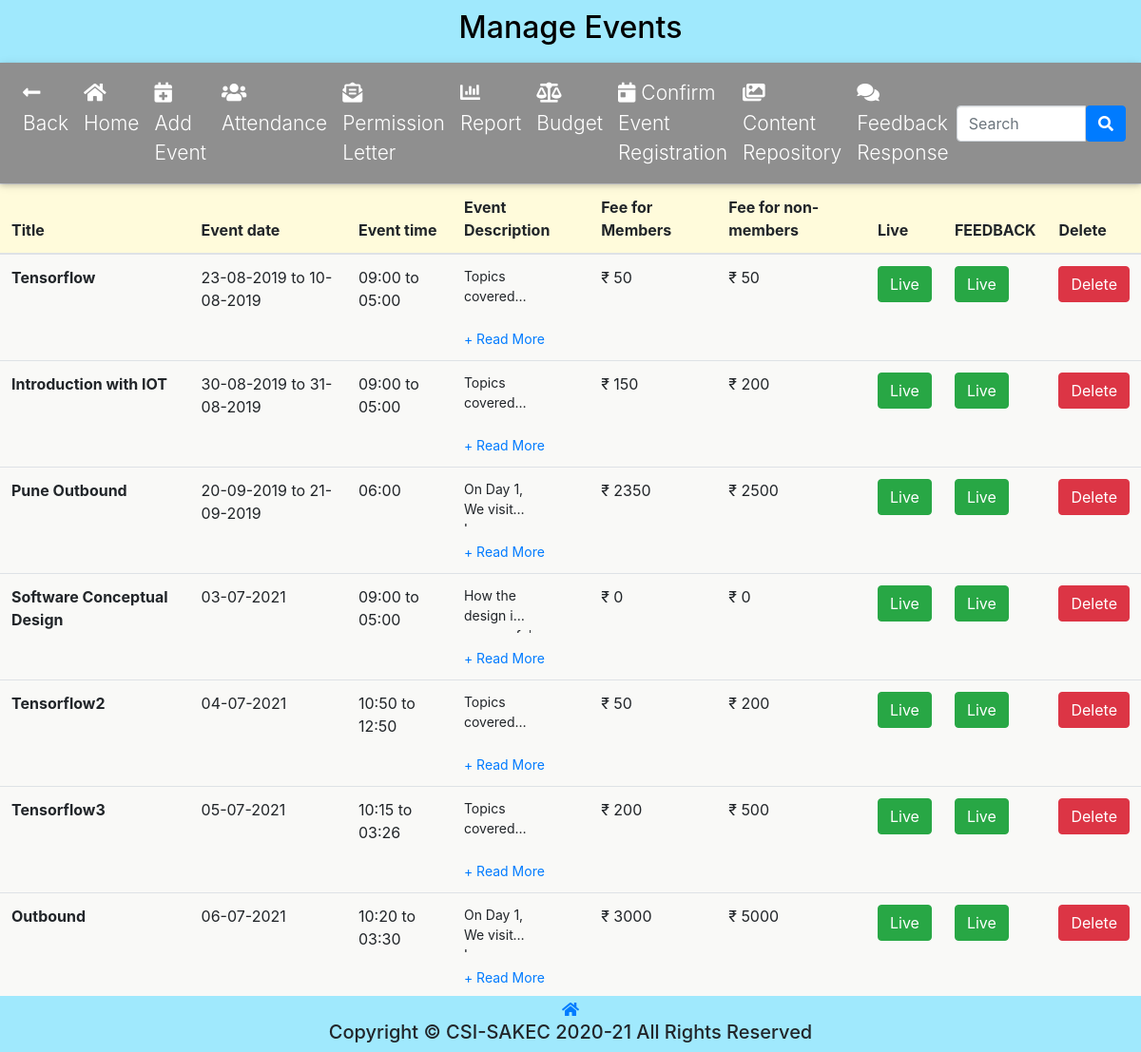
The app's page /eventmanagement.php (signed in), older data.
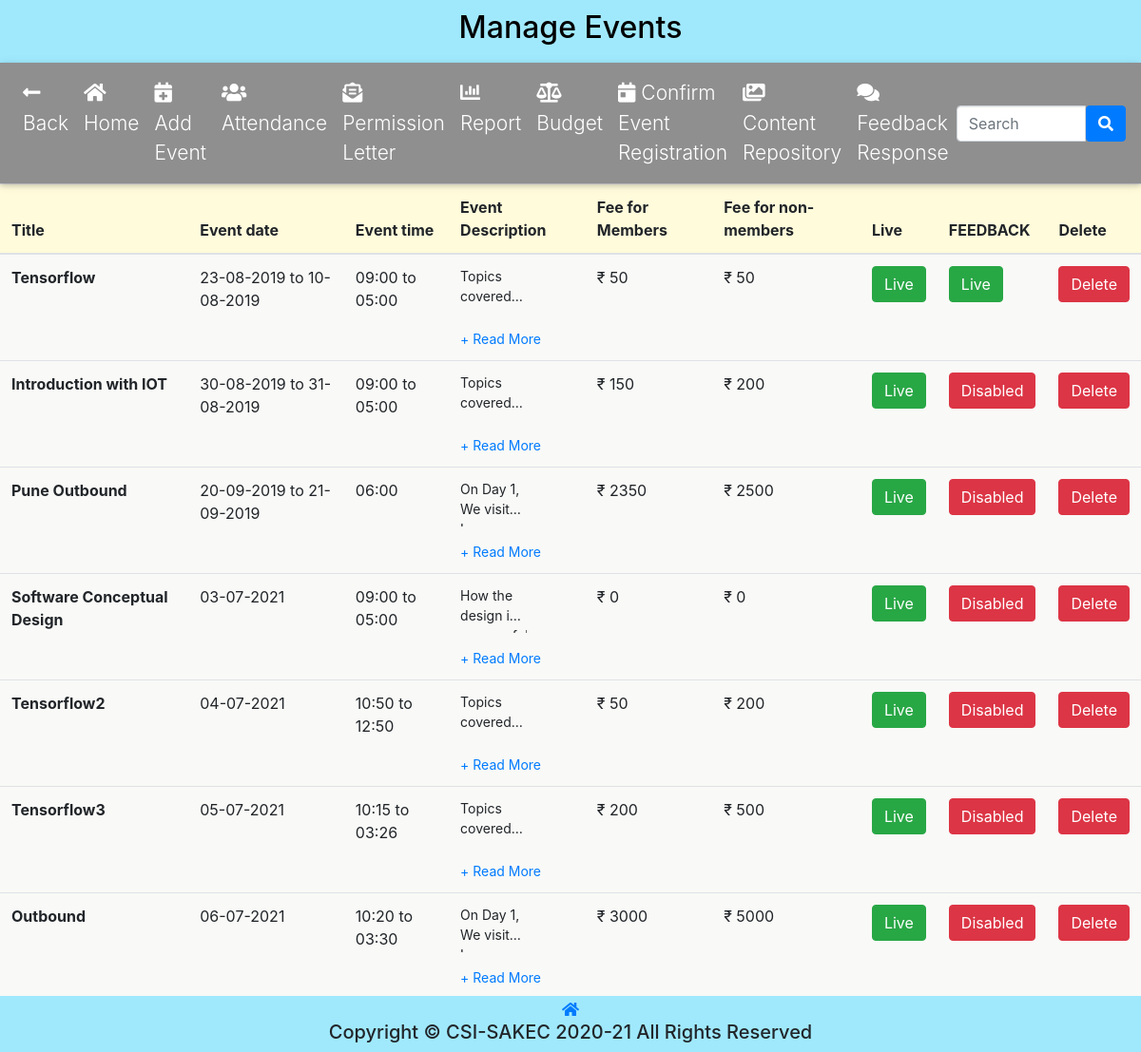
The same page, newer data.
### tables this page shows
CREATE TABLE `event` (
  `id` int(11) NOT NULL,
  `title` varchar(225) NOT NULL,
  `subtitle` varchar(255) NOT NULL,
  `banner` varchar(256) NOT NULL,
  `e_from_date` date NOT NULL,
  `e_to_date` date NOT NULL,
  `e_from_time` time NOT NULL,
  `e_to_time` time NOT NULL,
  `e_description` text NOT NULL,
  `fee_m` int(5) NOT NULL,
  `fee` int(5) NOT NULL,
  `live` tinyint(1) NOT NULL,
  `feedback` tinyint(4) NOT NULL,
  `selfie` tinyint(4) NOT NULL
);

### eventmanagement.php (the view, shortened to what this page needs)
<!DOCTYPE html>
<html lang="en" xmlns="http://www.w3.org/1999/xhtml">
<head>
    <link rel="stylesheet" href="css/membership.css?v=<?php echo time(); ?>">
    <link rel="stylesheet" href="https://cdn.jsdelivr.net/npm/bootstrap@4.5.3/dist/css/bootstrap.min.css">
	<link rel="stylesheet" href="https://cdnjs.cloudflare.com/ajax/libs/animate.css/4.1.1/animate.min.css" />
	<link rel="stylesheet" href="https://use.fontawesome.com/releases/v5.8.2/css/all.css">
    <?php
        $to_search="";
    ?>
</head>
<body>
    <header>
        <h2 style="text-align: center;">Manage Events</h2>
    </header>
    <nav class="navbar navbar-expand-lg navbar-dark default-color sticky-top">
		<div class="collapse navbar-collapse" id="navbarSupportedContent-333">
			<ul class="navbar-nav mr-auto">
                <li class="nav-item">
					<a class="nav-link" href="index.php"><i class="fas fa-long-arrow-alt-left"></i>  Back</a>
				</li>
                <li class="nav-item">
					<a class="nav-link" href="index.php"><i class="fas fa-home"></i>  Home</a>
				</li>
				<li class="nav-item">
					<a class="nav-link" href="addevent.php"><i class="fas fa-calendar-plus"></i> Add Event</a>
				</li>
                <li class="nav-item">
					<a class="nav-link" href="attendance.php"><i class="fas fa-users"></i> Attendance</a>
				</li>
                <li class="nav-item">
					<a class="nav-link" href="permission.php"><i class="fas fa-envelope-open-text"></i> Permission Letter</a>
				</li>
                <li class="nav-item">
					<a class="nav-link" href="report_event.php"><i class="fas fa-chart-bar"></i> Report</a>
				</li>
                <li class="nav-item">
					<a class="nav-link" href="budget.php"><i class="fas fa-balance-scale"></i> Budget</a>
				</li>
                <li class="nav-item">
					<a class="nav-link" href="confirmeventregistration.php"><i class="fas fa-calendar-day"></i> Confirm Event Registration</a>
				</li>
                <li class="nav-item">
					<a class="nav-link" href="content_repository.php"><i class="fas fa-images"></i> Content Repository</a>
				</li>
                <li class="nav-item">
					<a class="nav-link" href="feedback_log.php"><i class="fas fa-comments"></i> Feedback Response</a>
				</li>
			</ul>
			<ul class="navbar-nav ml-auto nav-flex-icons">
                <form action="<?php echo htmlspecialchars($_SERVER["PHP_SELF"]); ?>" method="POST">
                    <div class="input-group">
                        <input type="search" id="form1" name="search" placeholder="Search" class="form-control" autocomplete="off"/>
                        <button id="search-button" type="submit" class="btn btn-primary">
                            <i class="fas fa-search"></i>
                        </button>
                    </div>
                </form>
			</ul>
		</div>
	</nav>
    <table class="table">
        <thead class="table-head">
            <tr>
                <th scope="col">Title</th>
                <th>Event date</th>
                <th>Event time</th>
                <th>Event Description</th>
                <th>Fee for Members</th>
                <th>Fee for non-members</th>
                <th>Live</th>
                <th>FEEDBACK</th>
                <th>Delete</th>
            </tr>
        </thead>
        <tbody>
            <div class="table-content" style="font-size: large;">
            <?php
                require_once "config.php";
                if (isset($_SESSION['email'])) {
                    if ($_SESSION['role'] === 'admin') {
                        $sql = "SELECT * FROM `event` WHERE LOWER(`title`) LIKE '%$to_search%' ";
                        $query = mysqli_query($conn, $sql);
                        if (mysqli_num_rows($query) > 0) {
                            while ($row = mysqli_fetch_assoc($query)) {
                        ?>
                        <tr>
                            <th scope="row"><?php echo $row['title']; ?></th>
                            <td>
                                <?php
                                    if($row['e_from_date']!=$row['e_to_date']){
                                        echo date("d-m-Y",strtotime($row['e_from_date']))." to ".date("d-m-Y",strtotime($row['e_to_date']));
                                    }
                                    else{
                                        echo date("d-m-Y",strtotime($row['e_from_date']));
                                    }
                                ?>
                            </td>
                            <td>
                                <?php
                                if($row['e_from_time']!=$row['e_to_time']){
                                    echo date("h:i",strtotime($row['e_from_time']))." to ".date("h:i",strtotime($row['e_to_time']));
                                }
                                else{
                                    echo date("h:i",strtotime($row['e_from_time']));
                                }
                                ?>
                            </td>
                            <td>
                                <div id="summary">
                                    <p class="collapse" id="<?php echo 'collapseSummary'.$row['id'];?>"><?php echo $row['e_description']; ?></p>
                                    <a class="collapsed" data-toggle="collapse" href="<?php echo '#collapseSummary'.$row['id']; ?>" aria-expanded="false" aria-controls="collapseSummary"></a>
                                </div>
                            </td>
                            <td>&#8377;  <?php echo $row['fee_m']; ?></td>
                            <td>&#8377;  <?php echo $row['fee']; ?></td>
                        <?php
                        if($row['live']==1){
                            ?>
                                <td>
                                    <div id = "live" >
                                        <form action="<?php echo htmlspecialchars($_SERVER["PHP_SELF"]);?>" method="post">
                                            <button type="submit" class="btn btn-success">Live</button>
                                        </form>
                                    </div>
                                </td>
                        <?php
                            }
                        if($row['feedback']==1){
                        ?>
                                <td>
                                    <div id = "live" >
                                        <form action="<?php echo htmlspecialchars($_SERVER["PHP_SELF"]);?>" method="post">
                                            <button type="submit" class="btn btn-success">Live</button>
                                        </form>
                                    </div>
                                </td>
                        <?php
                            }
                        else{
                            ?>
                                <td>
                                    <form action="<?php echo htmlspecialchars($_SERVER["PHP_SELF"]);?>" method="post">
                                        <button type="submit" class="btn btn-danger"> Disabled</button>
                                    </form>
                                </td>
                        <?php
                            }
                        ?>
                            <td>
                                <form action="<?php echo htmlspecialchars($_SERVER["PHP_SELF"]);?>" method="post">
                                    <button type="submit" name="delete_event_btn" class="btn btn-danger"> Delete</button>
                                </form>
                            </td>
                <?php
                            }
                        } else {
                            echo "<td>No Record Found</td><td/><td/><td/><td/><td/><td/><td/>";
                        }
                    }else {
                        echo "<td>You need excess to see.</><td/><td/><td/><td/><td/><td/><td/>";
                    }
                }else {
                    echo "<td>You have not logged in.</td><td/><td/><td/><td/><td/><td/><td/>";
                }
                ?>
            </div>
        </tbody>
    </table>
    <div class="spacer" style="height:30px;"></div>
    <div class="spacer" style="height:10px;"></div>
    <div class="footer">
        <div class="spacer" style="height:2px;"></div>
        <a href="index.php"><i class="fas fa-home"></i></a>
        <h5>Copyright &copy; CSI-SAKEC 2020-21 All Rights Reserved</h5>
    </div>
</body>
</html>

### css/membership.css (style rules this page uses)
body { text-align: center; background-color: #fffdeb; font-family: 'Times New Roman', Times, serif; margin: 0; color: white; padding: 0; color: black; }
header { color: black; background-color: #a0e9fd; padding: 10px; }
.footer { text-align: center; background-color: #a0e9fd; left: 0; bottom: 0; width: 100%; }
.input-group .form-control { position: relative; z-index: 2; float: left; width: 50%; margin-bottom: 0; }
.form-control { display: block; width: 50%; height: 34px; padding: 6px 12px; font-size: 14px; line-height: 1.42857143; color: #555; background-color: #fff; background-image: none; border: 1px solid #ccc; border-radius: 4px; -webkit-box-shadow: inset 0 1px 1px rgb(0 0 0 / 8%); box-shadow: inset 0 1px 1px rgb(0 0 0 / 8%); -webkit-transition: border-color ease-in-out .15s, -webkit-box-shadow ease-in-out .15s; -o-transition: border-color ease-in-out .15s, box-shadow ease-in-out .15s; transition: border-color ease-in-out .15s, box-shadow ease-in-out .15s; }
.table thead th { vertical-align: bottom; border-bottom: 2px solid #dee2e6; background: #fffbdb; }
.table { width: 100%; margin-bottom: 1rem; color: #212529; background: #f9f9f7; }
@media only screen and (min-width: 600px) { .footer { position: fixed; } }
#summary p { width: 300px; height: auto; }
#summary { font-size: 14px; line-height: 1.5; }
#summary p.collapse:not(.show) { height: 50px !important; width: 70px; overflow: hidden; display: -webkit-box; -webkit-line-clamp: 2; -webkit-box-orient: vertical; }
#summary a.collapsed:after { content: '+ Read More'; }
@media only screen and (max-width: 1200px) { .navbar { font-weight: 300; -webkit-box-shadow: 0 2px 5px 0 rgba(0, 0, 0, 0.16), 0 2px 10px 0 rgba(0, 0, 0, 0.12); box-shadow: 0 2px 5px 0 rgba(0, 0, 0, 0.16), 0 2px 10px 0 rgba(0, 0, 0, 0.12); font-size: 21px; } }
.navbar.navbar-dark .navbar-nav .nav-item .nav-link { color: #ffffff; -webkit-transition: .35s; transition: .35s; }
.default-color { background-color: #00000070 !important; }

Row changes from the older to the newer data that the page shows:
changed event "Introduction with IOT": feedback "Live" → "Disabled"
changed event "Pune Outbound": feedback "Live" → "Disabled"
changed event "Software Conceptual Design": feedback "Live" → "Disabled"
changed event "Tensorflow2": feedback "Live" → "Disabled"
changed event "Tensorflow3": feedback "Live" → "Disabled"
changed event "Outbound": feedback "Live" → "Disabled"
